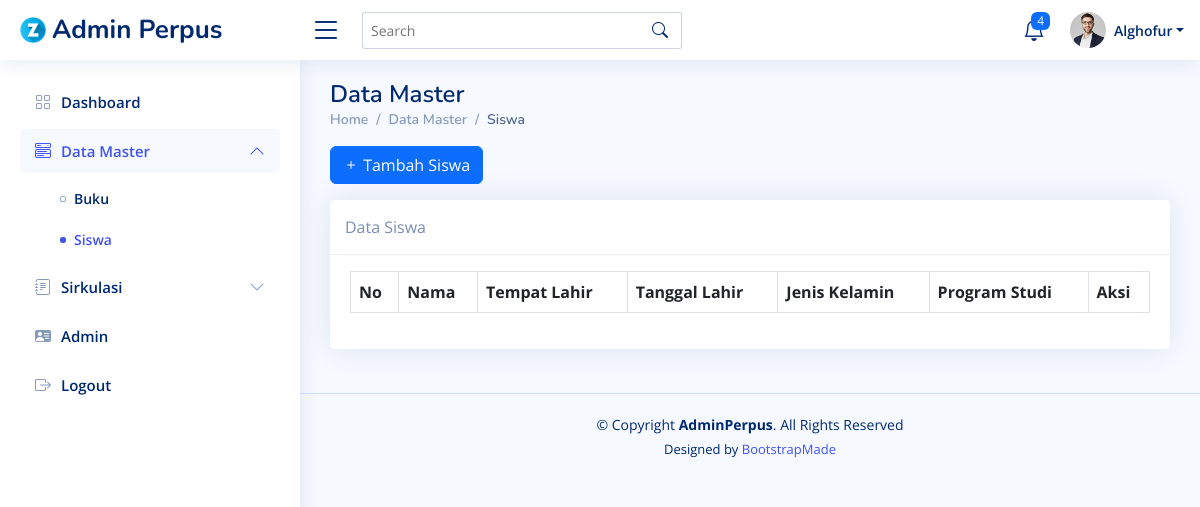
Page /page/anggota/anggota.php on the earlier database version.
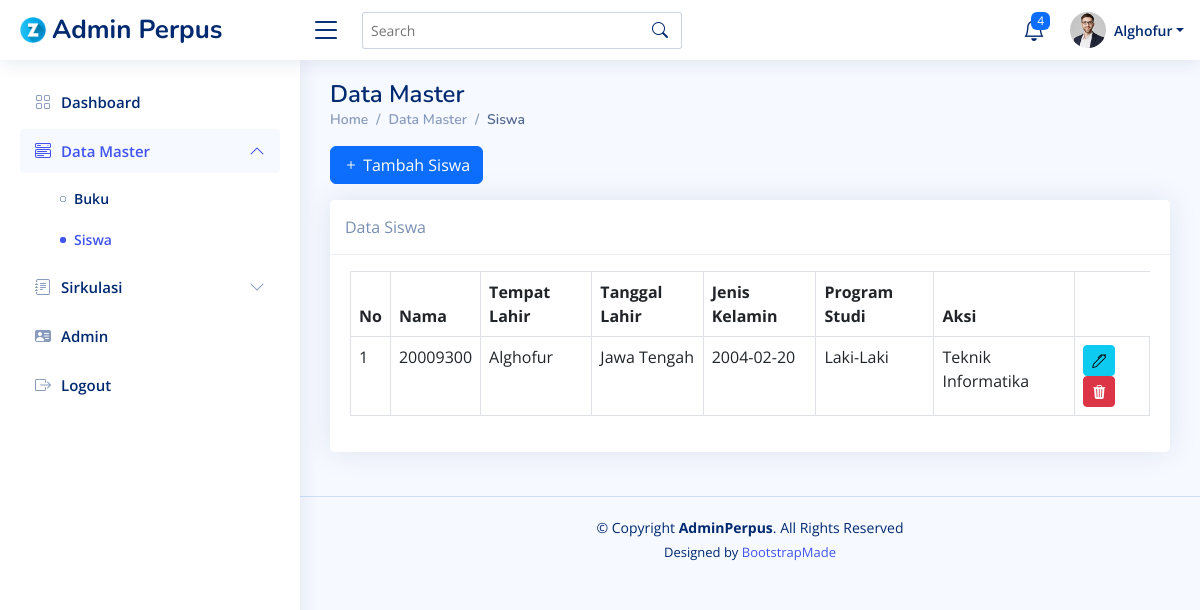
Same page on the later database version.
### tables this page shows
CREATE TABLE `anggota` (
  `id_anggota` int(11) NOT NULL,
  `nim` int(11) NOT NULL,
  `nama_anggota` varchar(250) NOT NULL,
  `tempat_lahir` varchar(100) NOT NULL,
  `tgl_lahir` date NOT NULL,
  `jk` enum('L','P') NOT NULL,
  `prodi` varchar(100) NOT NULL
);

### page/anggota/anggota.php (the view, shortened to what this page needs)
<?php
  include "../../config.php";
?>
<!DOCTYPE html>
<html lang="en">
<head>
  <link href="../../assets/vendor/bootstrap/css/bootstrap.min.css" rel="stylesheet">
  <link href="../../assets/vendor/bootstrap-icons/bootstrap-icons.css" rel="stylesheet">
  <link href="../../assets/vendor/boxicons/css/boxicons.min.css" rel="stylesheet">
  <link href="../../assets/vendor/quill/quill.snow.css" rel="stylesheet">
  <link href="../../assets/vendor/quill/quill.bubble.css" rel="stylesheet">
  <link href="../../assets/vendor/remixicon/remixicon.css" rel="stylesheet">
  <link href="../../assets/vendor/simple-datatables/style.css" rel="stylesheet">
  <link href="../../assets/css/style.css" rel="stylesheet">
</head>
<body>
  <header id="header" class="header fixed-top d-flex align-items-center">
    <div class="d-flex align-items-center justify-content-between">
      <a href="index.html" class="logo d-flex align-items-center">
        <img src="../../assets/img/letter-z.png" alt="">
        <span class="d-none d-lg-block">Admin Perpus</span>
      </a>
      <i class="bi bi-list toggle-sidebar-btn"></i>
    </div>
    <div class="search-bar">
      <form class="search-form d-flex align-items-center" method="POST" action="#">
        <input type="text" name="query" placeholder="Search" title="Enter search keyword">
        <button type="submit" title="Search"><i class="bi bi-search"></i></button>
      </form>
    </div>
    <nav class="header-nav ms-auto">
      <ul class="d-flex align-items-center">
        <li class="nav-item dropdown">
          <a class="nav-link nav-icon" href="#" data-bs-toggle="dropdown">
            <i class="bi bi-bell"></i>
            <span class="badge bg-primary badge-number">4</span>
          </a>
        </li>
        <li class="nav-item dropdown pe-3">
          <a class="nav-link nav-profile d-flex align-items-center pe-0" href="#" data-bs-toggle="dropdown">
            <img src="../../assets/img/profile-img.jpg" alt="Profile" class="rounded-circle">
            <span class="d-none d-md-block dropdown-toggle ps-2">Alghofur</span>
          </a>
        </li>
      </ul>
    </nav>
  </header>
  <aside id="sidebar" class="sidebar">
  <ul class="sidebar-nav" id="sidebar-nav">
    <li class="nav-item">
      <a class="nav-link collapsed" href="../../index.php">
        <i class="bi bi-grid"></i>
        <span>Dashboard</span>
      </a>
    </li>
    <li class="nav-item">
      <a class="nav-link" data-bs-target="#components-nav" data-bs-toggle="collapse" href="#">
        <i class="bi bi-menu-button-wide"></i><span>Data Master</span><i class="bi bi-chevron-down ms-auto"></i>
      </a>
      <ul id="components-nav" class="nav-content collapse show" data-bs-parent="#sidebar-nav">
        <li>
          <a href="../buku/buku.php">
            <i class="bi bi-circle"></i><span>Buku</span>
          </a>
        </li>
        <li>
          <a href="anggota.php" class="active">
            <i class="bi bi-circle"></i><span>Siswa</span>
          </a>
        </li>
      </ul>
    </li>
    <li class="nav-item">
      <a class="nav-link collapsed" data-bs-target="#forms-nav" data-bs-toggle="collapse" href="#">
        <i class="bi bi-journal-text"></i><span>Sirkulasi</span><i class="bi bi-chevron-down ms-auto"></i>
      </a>
    </li>
  <li class="nav-item">
    <a class="nav-link collapsed" href="data_admin.php">
      <i class="bi bi-person-vcard-fill"></i>
      <span>Admin</span>
    </a>
  </li>
  <li class="nav-item">
    <a class="nav-link collapsed" href="../logout.php">
      <i class="bi bi-box-arrow-right"></i>
      <span>Logout</span>
    </a>
  </li>
</ul>
</aside>
  <main id="main" class="main">
    <div class="pagetitle">
      <h1>Data Master</h1>
      <nav>
        <ol class="breadcrumb">
          <li class="breadcrumb-item"><a href="../../index.php">Home</a></li>
          <li class="breadcrumb-item">Data Master</li>
          <li class="breadcrumb-item active">Siswa</li>
        </ol>
      </nav>
    </div>
    <div class="col-md-6">
      <a href="tambah.php" class="btn btn-primary mb-3"><i class="bi bi-plus"></i> Tambah Siswa</a>
    </div>
    <div class="card mb-4">
        <div class="card-header">
          Data Siswa
        </div>
        <div class="card-body">
          <div class="table-responsive mt-3">
            <table class="table table-bordered" id="dataTable" width = "100%" cellspacing = "0">
              <thead>
                <tr>
                  <th>No</th>
                  <th>Nama</th>
                  <th>Tempat Lahir</th>
                  <th>Tanggal Lahir</th>
                  <th>Jenis Kelamin</th>
                  <th>Program Studi</th>
                  <th>Aksi</th>
                </tr>
              </thead>
              <?php
                  $query = "SELECT * FROM anggota";
                  $result = mysqli_query($conn, $query);
                  $no= 1;
                  while (
                    $data = mysqli_fetch_assoc($result)
                  ){
                    $jk = ($data['jk'] =='L') ? 'Laki-Laki' : 'Perempuan';
                ?>
              <tbody>
                  <tr>
                      <td><?= $no++; ?></td>
                      <td><?= $data['nim']; ?></td>
                      <td><?= $data['nama_anggota']; ?></td>
                      <td><?= $data['tempat_lahir']; ?></td>
                      <td><?= $data['tgl_lahir']; ?></td>
                      <td><?= $jk; ?></td>
                      <td><?= $data['prodi']; ?></td>
                      <td>
                          <a href="ubah.php?id=<?= $data['id_anggota']; ?>" id="id" class="btn btn-info btn-sm"><i class="bi bi-pen"></i></a>
                          <a href="hapus.php?id=<?= $data['id_anggota']; ?>" id="id" class="btn btn-danger btn-sm"><i class="bi bi-trash3-fill" onclick="return confirm('Yakin dek?')"></i></a>
                      </td>
                  </tr>
                <?php } ?>
                </tbody>
            </table>
          </div>
        </div>
    </div>
  </main>
  <footer id="footer" class="footer">
    <div class="copyright">
      &copy; Copyright <strong><span>AdminPerpus</span></strong>. All Rights Reserved
    </div>
    <div class="credits">
      Designed by <a href="https://bootstrapmade.com/">BootstrapMade</a>
    </div>
  </footer>
</body>
</html>

### assets/css/style.css (style rules this page uses)
:root { scroll-behavior: smooth; }
body { font-family: "Open Sans", sans-serif; background: #f6f9ff; color: #444444; }
a { color: #4154f1; text-decoration: none; }
h1, h2, h3, h4, h5, h6 { font-family: "Nunito", sans-serif; }
#main { margin-top: 60px; padding: 20px 30px; transition: all 0.3s; }
.pagetitle { margin-bottom: 10px; }
.pagetitle h1 { font-size: 24px; margin-bottom: 0; font-weight: 600; color: #012970; }
.card { margin-bottom: 30px; border: none; border-radius: 5px; box-shadow: 0px 0 30px rgba(1, 41, 112, 0.1); }
.card-header, .card-footer { border-color: #ebeef4; background-color: #fff; color: #798eb3; padding: 15px; }
.card-body { padding: 0 20px 20px 20px; }
.breadcrumb { font-size: 14px; font-family: "Nunito", sans-serif; color: #899bbd; font-weight: 600; }
.breadcrumb a { color: #899bbd; transition: 0.3s; }
.breadcrumb .breadcrumb-item::before { color: #899bbd; }
.breadcrumb .active { color: #51678f; font-weight: 600; }
.logo { line-height: 1; }
@media (min-width: 1200px) { .logo { width: 280px; } }
.logo img { max-height: 26px; margin-right: 6px; }
.logo span { font-size: 26px; font-weight: 700; color: #012970; font-family: "Nunito", sans-serif; }
.header { transition: all 0.5s; z-index: 997; height: 60px; box-shadow: 0px 2px 20px rgba(1, 41, 112, 0.1); background-color: #fff; padding-left: 20px; }
.header .toggle-sidebar-btn { font-size: 32px; padding-left: 10px; cursor: pointer; color: #012970; }
.header .search-bar { min-width: 360px; padding: 0 20px; }
.header .search-form { width: 100%; }
.header .search-form input { border: 0; font-size: 14px; color: #012970; border: 1px solid rgba(1, 41, 112, 0.2); padding: 7px 38px 7px 8px; border-radius: 3px; transition: 0.3s; width: 100%; }
.header .search-form button { border: 0; padding: 0; margin-left: -30px; background: none; }
.header .search-form button i { color: #012970; }
.header-nav ul { list-style: none; }
.header-nav>ul { margin: 0; padding: 0; }
.header-nav .nav-icon { font-size: 22px; color: #012970; margin-right: 25px; position: relative; }
.header-nav .nav-profile { color: #012970; }
.header-nav .nav-profile img { max-height: 36px; }
.header-nav .nav-profile span { font-size: 14px; font-weight: 600; }
.header-nav .badge-number { position: absolute; inset: -2px -5px auto auto; font-weight: normal; font-size: 12px; padding: 3px 6px; }
.sidebar { position: fixed; top: 60px; left: 0; bottom: 0; width: 300px; z-index: 996; transition: all 0.3s; padding: 20px; overflow-y: auto; scrollbar-width: thin; scrollbar-color: #aab7cf transparent; box-shadow: 0px 0px 20px rgba(1, 41, 112, 0.1); background-color: #fff; }
@media (min-width: 1200px) { #main, #footer { margin-left: 300px; } }
.sidebar-nav { padding: 0; margin: 0; list-style: none; }
.sidebar-nav li { padding: 0; margin: 0; list-style: none; }
.sidebar-nav .nav-item { margin-bottom: 5px; }
.sidebar-nav .nav-link { display: flex; align-items: center; font-size: 15px; font-weight: 600; color: #4154f1; transition: 0.3; background: #f6f9ff; padding: 10px 15px; border-radius: 4px; }
.sidebar-nav .nav-link i { font-size: 16px; margin-right: 10px; color: #4154f1; }
.sidebar-nav .nav-link.collapsed { color: #012970; background: #fff; }
.sidebar-nav .nav-link.collapsed i { color: #899bbd; }
.sidebar-nav .nav-link .bi-chevron-down { margin-right: 0; transition: transform 0.2s ease-in-out; }
.sidebar-nav .nav-link:not(.collapsed) .bi-chevron-down { transform: rotate(180deg); }
.sidebar-nav .nav-content { padding: 5px 0 0 0; margin: 0; list-style: none; }
.sidebar-nav .nav-content a { display: flex; align-items: center; font-size: 14px; font-weight: 600; color: #012970; transition: 0.3; padding: 10px 0 10px 40px; transition: 0.3s; }
.sidebar-nav .nav-content a i { font-size: 6px; margin-right: 8px; line-height: 0; border-radius: 50%; }
.sidebar-nav .nav-content a:hover, .sidebar-nav .nav-content a.active { color: #4154f1; }
.sidebar-nav .nav-content a.active i { background-color: #4154f1; }
.footer { padding: 20px 0; font-size: 14px; transition: all 0.3s; border-top: 1px solid #cddfff; }
.footer .copyright { text-align: center; color: #012970; }
.footer .credits { padding-top: 5px; text-align: center; font-size: 13px; color: #012970; }

Differences in the rows shown:
added anggota: nim "20009300", nama_anggota "Alghofur", tempat_lahir "Jawa Tengah", tgl_lahir "2004-02-20", jk "Laki-Laki", prodi "Teknik Informatika"
